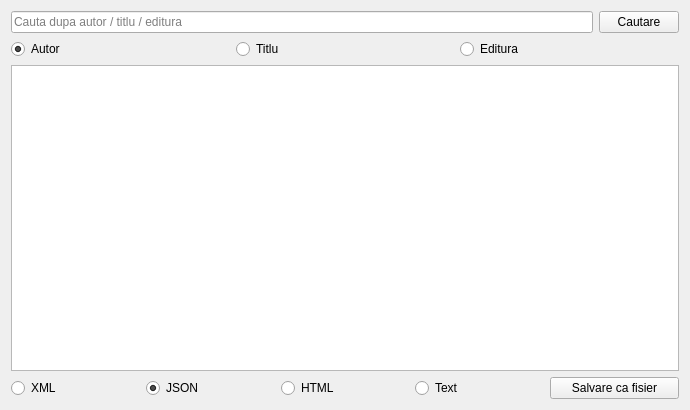
<?xml version="1.0" encoding="UTF-8"?>
<ui version="4.0">
 <class>LibraryApp</class>
 <widget class="QWidget" name="LibraryApp">
  <property name="geometry">
   <rect>
    <x>0</x>
    <y>0</y>
    <width>690</width>
    <height>410</height>
   </rect>
  </property>
  <property name="windowTitle">
   <string>Exemplul 2</string>
  </property>
  <layout class="QGridLayout" name="gridLayout">
   <item row="0" column="0">
    <layout class="QHBoxLayout" name="horizontalLayout">
     <item>
      <widget class="QLineEdit" name="search_bar">
       <property name="placeholderText">
        <string>Cauta dupa autor / titlu / editura</string>
       </property>
      </widget>
     </item>
     <item>
      <widget class="QPushButton" name="search_btn">
       <property name="text">
        <string>Cautare</string>
       </property>
      </widget>
     </item>
    </layout>
   </item>
   <item row="1" column="0">
    <layout class="QHBoxLayout" name="horizontalLayout_2">
     <item>
      <widget class="QRadioButton" name="author_rb">
       <property name="text">
        <string>Autor</string>
       </property>
       <property name="checked">
        <bool>true</bool>
       </property>
       <attribute name="buttonGroup">
        <string notr="true">search_rb_btns</string>
       </attribute>
      </widget>
     </item>
     <item>
      <widget class="QRadioButton" name="title_rb">
       <property name="text">
        <string>Titlu</string>
       </property>
       <attribute name="buttonGroup">
        <string notr="true">search_rb_btns</string>
       </attribute>
      </widget>
     </item>
     <item>
      <widget class="QRadioButton" name="publisher_rb">
       <property name="text">
        <string>Editura</string>
       </property>
       <attribute name="buttonGroup">
        <string notr="true">search_rb_btns</string>
       </attribute>
      </widget>
     </item>
    </layout>
   </item>
   <item row="2" column="0">
    <widget class="QTextEdit" name="result">
     <property name="readOnly">
      <bool>true</bool>
     </property>
    </widget>
   </item>
   <item row="3" column="0">
    <layout class="QHBoxLayout" name="horizontalLayout_3">
     <item>
      <widget class="QRadioButton" name="xml_rb">
       <property name="text">
        <string>XML</string>
       </property>
      </widget>
     </item>
     <item>
      <widget class="QRadioButton" name="json_rb">
       <property name="text">
        <string>JSON</string>
       </property>
       <property name="checked">
        <bool>true</bool>
       </property>
       <attribute name="buttonGroup">
        <string notr="true">file_type_rb_btns</string>
       </attribute>
      </widget>
     </item>
     <item>
      <widget class="QRadioButton" name="html_rb">
       <property name="text">
        <string>HTML</string>
       </property>
       <attribute name="buttonGroup">
        <string notr="true">file_type_rb_btns</string>
       </attribute>
      </widget>
     </item>
     <item>
      <widget class="QRadioButton" name="text_rb">
       <property name="text">
        <string>Text</string>
       </property>
       <attribute name="buttonGroup">
        <string notr="true">file_type_rb_btns</string>
       </attribute>
      </widget>
     </item>
     <item>
      <widget class="QPushButton" name="save_as_file_btn">
       <property name="text">
        <string>Salvare ca fisier</string>
       </property>
      </widget>
     </item>
    </layout>
   </item>
  </layout>
 </widget>
 <resources/>
 <connections/>
 <buttongroups>
  <buttongroup name="file_type_rb_btns"/>
  <buttongroup name="search_rb_btns"/>
 </buttongroups>
</ui>
